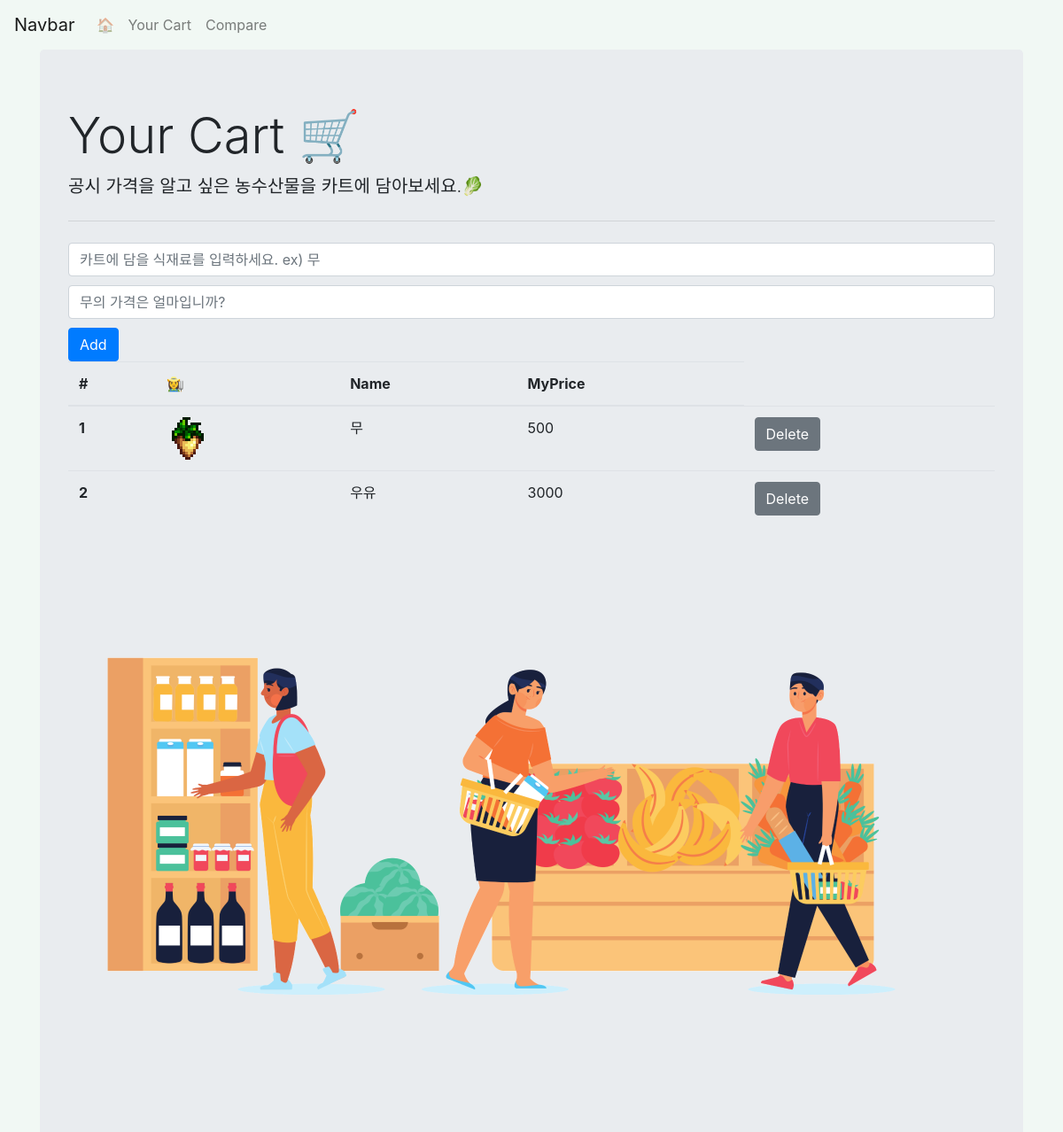
/cart, run on an earlier commit of the app's database.
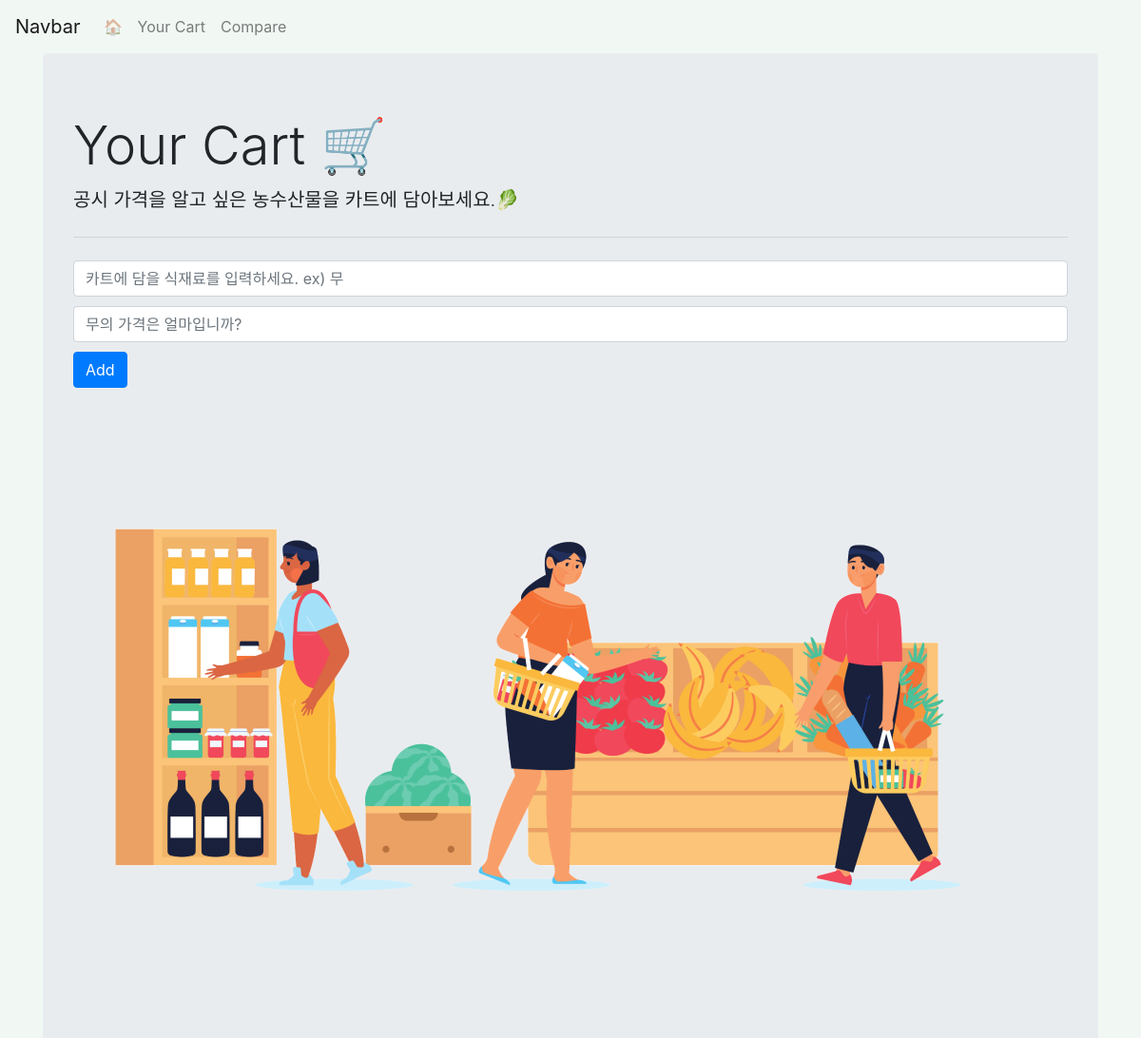
And on a later commit of the database.
### cart_app/models/cart_model.py (models this page shows, shortened)
class Cart(db.Model):
	__tablename__ = 'cart'
	id = db.Column(db.Integer(), primary_key=True)
	name = db.Column(db.String())
	itemcode = db.Column(db.String())
	myprice = db.Column(db.Integer())
	product_id = db.Column(db.Integer(), db.ForeignKey('product.id'))

### cart_app/routes/cart_route.py (the view)
@bp.route('/cart')
def cart_index():
	msg_code = request.args.get('msg_code', None)
	alert_msg = main_funcs.msg_processor(msg_code) if msg_code is not None else None
	carts = Cart.query.all()
	cart_list = []
	for p_cart in carts:
		cart = {}
		cart['id'] = p_cart.id
		cart['name'] = p_cart.name
		cart['itemcode'] = p_cart.itemcode
		cart['myprice'] = p_cart.myprice
		cart_list.append(cart)
	return render_template('cart.html', alert_msg=alert_msg, cart_list=cart_list)

### cart_app/templates/cart.html (shortened to what this page needs)
{% extends 'base.html' %}
{% block title %}
Your Cart 🛒
{% endblock %}
{% block lead %}
공시 가격을 알고 싶은 농수산물을 카트에 담아보세요.🥬
{% endblock %}
{% block main_body %}
<form method="POST" action="/cart">
  <input name="name" style="margin-bottom:10px" class="form-control" type="text" placeholder="카트에 담을 식재료를 입력하세요. ex) 무">
  <input name="price" style="margin-bottom:10px" class="form-control" type="text" placeholder="무의 가격은 얼마입니까?">
  <input type="submit" class="btn btn-primary" value="Add" />
</form>
{% if cart_list %}
<table class="table">
  <thead>
    <tr>
      <th scope="col">#</th>
	  <th scopr="col">👩‍🌾</th>
      <th scope="col">Name</th>
      <th scope="col">MyPrice</th>
    </tr>
  </thead>
  <tbody>
    {% for cart in cart_list %}
    <tr>
      <th scope="row">{{ cart.id }}</th>
	  <td><img src="../static/images/item_{{ cart.itemcode }}.png" alt="" class="img"></td>
      <td>{{ cart.name }}</td>
      <td>{{ cart.myprice }}</td>
      <td>
        <a class="btn btn-secondary", href='/cart/{{ cart.id }}'>
          Delete
        </a>
      </td>
    </tr>
    {% endfor %}
  </tbody>
</table>
{% endif %}
{% endblock %}

### cart_app/templates/base.html (shortened to what this page needs)
<!DOCTYPE html>
<html>
  <head>
    <link rel="stylesheet" href="https://cdn.jsdelivr.net/npm/bootstrap@4.5.3/dist/css/bootstrap.min.css">
	  <link rel="stylesheet" href="../static/css/style.css">
  </head>
  <body>
    <nav class="navbar navbar-expand-lg navbar-light bg-light">
      <a class="navbar-brand" href="#">Navbar</a>
      <div class="collapse navbar-collapse" id="navbarSupportedContent">
        <ul class="navbar-nav mr-auto">
          <li class="nav-item">
            <a class="nav-link" href="/">🏠<span class="sr-only">(current)</span></a>
          </li>
          <li class="nav-item">
            <a class="nav-link" href="/cart">Your Cart</a>
          </li>
          <li class="nav-item">
            <a class="nav-link" href="/compare">Compare</a>
          </li>
        </ul>
      </div>
    </nav>
    <div class="container">
      <div class="jumbotron">
        <h1 class="display-4">{% block title %}{% endblock %}</h1>
        <p class="lead">{% block lead %}{% endblock %}</p>
        <hr class="my-4">
        <p>{% block main_body %}{% endblock %}</p>
        <img src="../static/images/img_main.png" alt="" height="640" width="960" class="img">
      </div>
    </div>
  </body>
</html>

### cart_app/static/css/style.css (style rules this page uses)
body { background-color:#f1f8f4; }
.navbar { background-color: #f1f8f4!important; }

What changed in the data, as far as the page shows it:
removed Cart: id "1", name "무", myprice "500"
removed Cart: id "2", name "우유", myprice "3000"
Also different on the page:
text no longer shown: "# 👩‍🌾 Name MyPrice"
